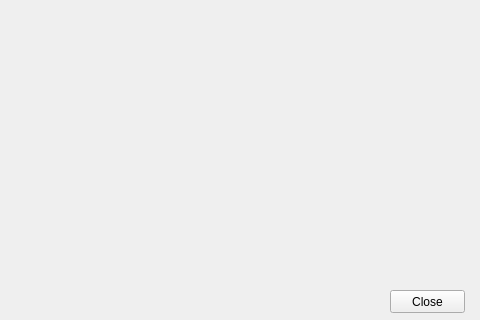
<?xml version="1.0" encoding="UTF-8"?>
<ui version="4.0">
 <class>about</class>
 <widget class="QDialog" name="about">
  <property name="geometry">
   <rect>
    <x>0</x>
    <y>0</y>
    <width>480</width>
    <height>320</height>
   </rect>
  </property>
  <property name="windowTitle">
   <string>Make TEN  - About</string>
  </property>
  <property name="styleSheet">
   <string notr="true">#about {
background-image: url(:/images/background_table.png);
}
</string>
  </property>
  <widget class="QPushButton" name="pushButton_3">
   <property name="geometry">
    <rect>
     <x>20</x>
     <y>210</y>
     <width>64</width>
     <height>95</height>
    </rect>
   </property>
   <property name="minimumSize">
    <size>
     <width>64</width>
     <height>95</height>
    </size>
   </property>
   <property name="styleSheet">
    <string notr="true">image: url(:/images/cards/112.png);</string>
   </property>
   <property name="text">
    <string/>
   </property>
   <property name="iconSize">
    <size>
     <width>100</width>
     <height>152</height>
    </size>
   </property>
   <property name="checkable">
    <bool>false</bool>
   </property>
   <property name="checked">
    <bool>false</bool>
   </property>
   <property name="flat">
    <bool>true</bool>
   </property>
  </widget>
  <widget class="QPushButton" name="pushButton_5">
   <property name="geometry">
    <rect>
     <x>160</x>
     <y>210</y>
     <width>64</width>
     <height>95</height>
    </rect>
   </property>
   <property name="minimumSize">
    <size>
     <width>64</width>
     <height>95</height>
    </size>
   </property>
   <property name="styleSheet">
    <string notr="true">image: url(:/images/cards/131.png);</string>
   </property>
   <property name="text">
    <string/>
   </property>
   <property name="iconSize">
    <size>
     <width>100</width>
     <height>152</height>
    </size>
   </property>
   <property name="checkable">
    <bool>false</bool>
   </property>
   <property name="checked">
    <bool>false</bool>
   </property>
   <property name="flat">
    <bool>true</bool>
   </property>
  </widget>
  <widget class="QPushButton" name="pushButton_1">
   <property name="geometry">
    <rect>
     <x>20</x>
     <y>10</y>
     <width>64</width>
     <height>95</height>
    </rect>
   </property>
   <property name="minimumSize">
    <size>
     <width>64</width>
     <height>95</height>
    </size>
   </property>
   <property name="styleSheet">
    <string notr="true">image: url(:/images/cards/100.png);</string>
   </property>
   <property name="text">
    <string/>
   </property>
   <property name="iconSize">
    <size>
     <width>100</width>
     <height>152</height>
    </size>
   </property>
   <property name="checkable">
    <bool>false</bool>
   </property>
   <property name="checked">
    <bool>false</bool>
   </property>
   <property name="flat">
    <bool>true</bool>
   </property>
  </widget>
  <widget class="QPushButton" name="pushButton_6">
   <property name="geometry">
    <rect>
     <x>90</x>
     <y>110</y>
     <width>64</width>
     <height>95</height>
    </rect>
   </property>
   <property name="minimumSize">
    <size>
     <width>64</width>
     <height>95</height>
    </size>
   </property>
   <property name="styleSheet">
    <string notr="true">image: url(:/images/cards/033.png);</string>
   </property>
   <property name="text">
    <string/>
   </property>
   <property name="iconSize">
    <size>
     <width>100</width>
     <height>152</height>
    </size>
   </property>
   <property name="checkable">
    <bool>false</bool>
   </property>
   <property name="checked">
    <bool>false</bool>
   </property>
   <property name="flat">
    <bool>true</bool>
   </property>
  </widget>
  <widget class="QPushButton" name="pushButton_4">
   <property name="geometry">
    <rect>
     <x>90</x>
     <y>210</y>
     <width>64</width>
     <height>95</height>
    </rect>
   </property>
   <property name="minimumSize">
    <size>
     <width>64</width>
     <height>95</height>
    </size>
   </property>
   <property name="styleSheet">
    <string notr="true">image: url(:/images/cards/120.png);</string>
   </property>
   <property name="text">
    <string/>
   </property>
   <property name="iconSize">
    <size>
     <width>100</width>
     <height>152</height>
    </size>
   </property>
   <property name="checkable">
    <bool>false</bool>
   </property>
   <property name="checked">
    <bool>false</bool>
   </property>
   <property name="flat">
    <bool>true</bool>
   </property>
  </widget>
  <widget class="QPushButton" name="pushButton_2">
   <property name="geometry">
    <rect>
     <x>20</x>
     <y>110</y>
     <width>64</width>
     <height>95</height>
    </rect>
   </property>
   <property name="minimumSize">
    <size>
     <width>64</width>
     <height>95</height>
    </size>
   </property>
   <property name="styleSheet">
    <string notr="true">image: url(:/images/cards/072.png);</string>
   </property>
   <property name="text">
    <string/>
   </property>
   <property name="iconSize">
    <size>
     <width>100</width>
     <height>152</height>
    </size>
   </property>
   <property name="checkable">
    <bool>false</bool>
   </property>
   <property name="checked">
    <bool>false</bool>
   </property>
   <property name="flat">
    <bool>true</bool>
   </property>
  </widget>
  <widget class="QPushButton" name="btnClose">
   <property name="geometry">
    <rect>
     <x>390</x>
     <y>290</y>
     <width>75</width>
     <height>23</height>
    </rect>
   </property>
   <property name="text">
    <string>Close</string>
   </property>
  </widget>
 </widget>
 <resources/>
 <connections>
  <connection>
   <sender>btnClose</sender>
   <signal>clicked()</signal>
   <receiver>about</receiver>
   <slot>accept()</slot>
   <hints>
    <hint type="sourcelabel">
     <x>408</x>
     <y>299</y>
    </hint>
    <hint type="destinationlabel">
     <x>347</x>
     <y>357</y>
    </hint>
   </hints>
  </connection>
 </connections>
</ui>
